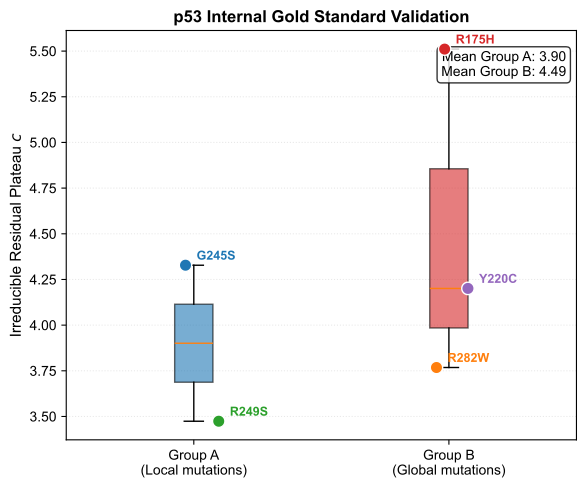

The Python source for this figure:
import matplotlib.pyplot as plt
import numpy as np

plt.rcParams.update({
    "font.family": "sans-serif", "font.sans-serif": ["Arial", "Helvetica"],
    "font.size": 11, "axes.titlesize": 12, "axes.labelsize": 11,
    "legend.fontsize": 9, "xtick.labelsize": 10, "ytick.labelsize": 10,
    "figure.dpi": 300, "savefig.dpi": 300, "savefig.bbox": "tight"
})

# p53 内部数据
group_A = [3.474, 4.328]   # R249S, G245S
group_B = [5.511, 3.768, 4.201]  # R175H, R282W, Y220C
labels_A = ["R249S", "G245S"]
labels_B = ["R175H", "R282W", "Y220C"]

fig, ax = plt.subplots(figsize=(6, 5))

# 箱线图
bp = ax.boxplot([group_A, group_B], patch_artist=True,
                labels=["Group A\n(Local mutations)", "Group B\n(Global mutations)"])
bp['boxes'][0].set_facecolor("#1F77B4")
bp['boxes'][0].set_alpha(0.6)
bp['boxes'][1].set_facecolor("#D62728")
bp['boxes'][1].set_alpha(0.6)

# 叠加散点并标注
colors = {"R175H": "#D62728", "R282W": "#FF7F0E", "Y220C": "#9467BD",
          "G245S": "#1F77B4", "R249S": "#2CA02C"}
all_vals = group_A + group_B
all_labels = labels_A + labels_B
all_colors = [colors[n] for n in all_labels]

for i, (val, name, color) in enumerate(zip(all_vals, all_labels, all_colors)):
    x = 1 if i < 2 else 2
    x_jitter = x + np.random.normal(0, 0.05)
    ax.scatter(x_jitter, val, color=color, s=80, edgecolors="white", linewidths=1.0, zorder=5)
    ax.annotate(name, (x_jitter, val), textcoords="offset points",
                xytext=(8, 4), fontsize=9, color=color, weight="bold")

# 标注均值差异
mean_A = np.mean(group_A)
mean_B = np.mean(group_B)
ax.text(0.98, 0.95, f"Mean Group A: {mean_A:.2f}\nMean Group B: {mean_B:.2f}",
        transform=ax.transAxes, ha="right", va="top", fontsize=10,
        bbox=dict(boxstyle="round,pad=0.3", facecolor="white", alpha=0.8))

ax.set_ylabel("Irreducible Residual Plateau $c$")
ax.set_title("p53 Internal Gold Standard Validation", fontweight="bold")
ax.grid(axis="y", linestyle=":", alpha=0.3)

plt.tight_layout()
plt.savefig("Figures/figS3_p53_internal.pdf")
print("figS3_p53_internal.pdf saved.")
